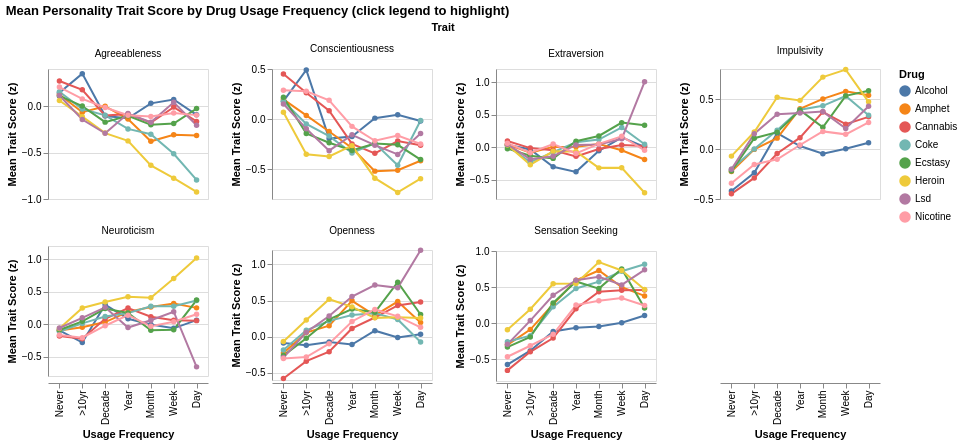

The cell this chart's notebook holds for it:
### Code cell
# -------------------------------------------------------
# CHART 4: Line chart — Mean trait score vs. usage frequency
# Faceted by trait, colored by drug
# -------------------------------------------------------

drug_selector = alt.selection_point(fields=['Drug'], bind='legend')

chart_lines = alt.Chart(df_mean).mark_line(point=True).encode(
    x=alt.X('UsageCode:O',
            title='Usage Frequency',
            axis=alt.Axis(labelExpr="{'0':'Never','1':'>10yr','2':'Decade','3':'Year','4':'Month','5':'Week','6':'Day'}[datum.value]")),
    y=alt.Y('MeanScore:Q', title='Mean Trait Score (z)'),
    color=alt.Color('Drug:N', scale=alt.Scale(scheme='tableau10')),
    opacity=alt.condition(drug_selector, alt.value(1), alt.value(0.1)),
    facet=alt.Facet('Trait:N', columns=4),
    tooltip=['Drug', 'Usage', 'Trait', alt.Tooltip('MeanScore:Q', format='.3f')]
).add_params(
    drug_selector
).properties(
    title='Mean Personality Trait Score by Drug Usage Frequency (click legend to highlight)',
    width=160, height=130
).resolve_scale(y='independent')

chart_lines

### Figure 1 — Vega-Lite specification as saved in the notebook (floating-point values rounded to 4 significant figures; data arrays with more than 128 entries replaced by an {"elided": "..."} marker saying what was removed)
{"config": {"view": {"continuousWidth": 300, "continuousHeight": 300}}, "data": {"name": "data-c40805cf4f3da4a3acc1ca2a7035d23f"}, "mark": {"type": "line", "point": true}, "encoding": {"color": {"field": "Drug", "scale": {"scheme": "tableau10"}, "type": "nominal"}, "facet": {"columns": 4, "field": "Trait", "type": "nominal"}, "opacity": {"condition": {"param": "param_1", "value": 1}, "value": 0.1}, "tooltip": [{"field": "Drug", "type": "nominal"}, {"field": "Usage", "type": "nominal"}, {"field": "Trait", "type": "nominal"}, {"field": "MeanScore", "format": ".3f", "type": "quantitative"}], "x": {"axis": {"labelExpr": "{'0':'Never','1':'>10yr','2':'Decade','3':'Year','4':'Month','5':'Week','6':'Day'}[datum.value]"}, "field": "UsageCode", "title": "Usage Frequency", "type": "ordinal"}, "y": {"field": "MeanScore", "title": "Mean Trait Score (z)", "type": "quantitative"}}, "height": 130, "params": [{"name": "param_1", "select": {"type": "point", "fields": ["Drug"]}, "bind": "legend"}], "resolve": {"scale": {"y": "independent"}}, "title": "Mean Personality Trait Score by Drug Usage Frequency (click legend to highlight)", "width": 160, "$schema": "https://vega.github.io/schema/vega-lite/v5.20.1.json", "datasets": {"data-c40805cf4f3da4a3acc1ca2a7035d23f": {"elided": "392 records"}}}
